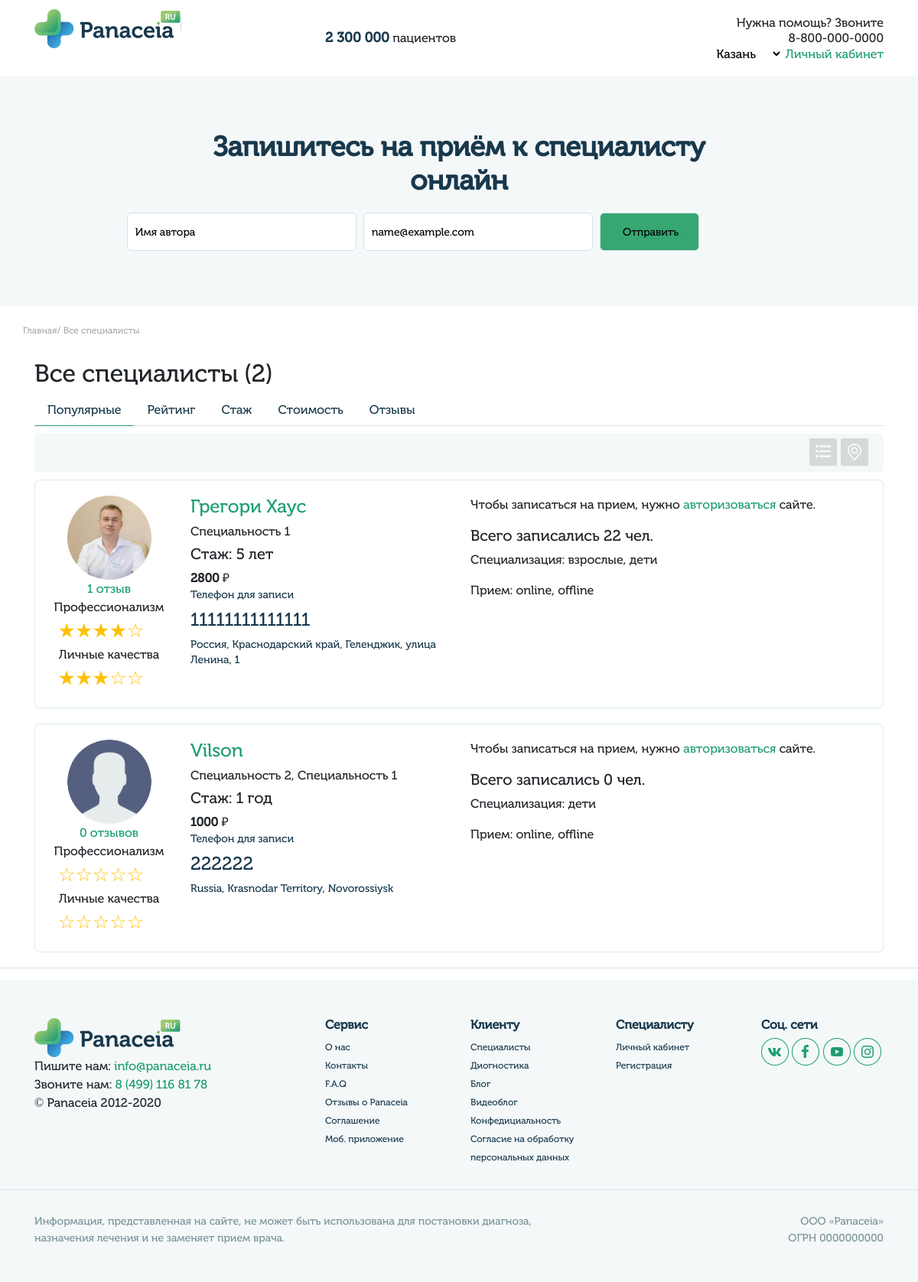
Page /doctors/list/ on the committed database.
### userprofile/models.py (models this page shows, shortened)
class UserMain(models.Model):
    user = models.OneToOneField(User, on_delete=models.CASCADE)
    gender_list = (
        ('male', 'Мужской'),
        ('female', 'Женский')
    )
    queryset = TimeZone.objects.all()
    time_zone_list = []
    for i in queryset:
         time_zone_list.append((i.name, i.title))
    gender = models.CharField(blank=True,  max_length=6, choices=gender_list, verbose_name='Пол')
    avatar = models.ImageField(blank=True, upload_to='images/users', verbose_name='Изображение')
    fio = models.CharField(blank=True, max_length=100, verbose_name='ФИО')
    dob = models.CharField(blank=True, max_length=10, verbose_name='Дата рождения')
    city = models.CharField(blank=True, max_length=200, verbose_name='Город')
    time_zone = models.CharField(blank=True, max_length=200, choices=time_zone_list, verbose_name='Временная зона')
    skype = models.CharField(blank=True, max_length=50, verbose_name='Skype')
    whatsapp = models.CharField(blank=True, max_length=20, verbose_name='WhatsApp')
    phone = models.CharField(blank=True, max_length=20, verbose_name='Номер телефона')
    coords = models.CharField(blank=True, max_length=200, verbose_name='Координаты')
    class Meta:
        verbose_name = 'Профиль'
        verbose_name_plural = 'Профили'

class Specialty(models.Model):
    content = models.ForeignKey(User, on_delete=models.CASCADE)
    title = models.CharField(max_length=100, verbose_name='Название')
    def __str__(self):
        return self.title
    class Meta:
        verbose_name = 'Специальность'
        verbose_name_plural = 'Специальности'

### doctors/views.py (the view)
# urls.py: path('list/', views.doctors_list_all_view, name='doctors_list_all'),
def doctors_list_all_view(request):
    data = get_doctor_list(request, '')
    return render(request, 'doctor/doctors_list.html', data)

### doctors/utility.py (called while the page is built)
def decl_of_num(n, es):
  n = n % 100
  if n >= 11 and n <= 19:
      s = es[2]
  else:
      i = n % 10
      if i == 1:
          s = es[0]
      elif i in [2, 3, 4]:
          s = es[1]
      else:
          s = es[2]
  return s

def get_count_reviews(review, doctor_id):
    reviews = review.objects.filter(doctor_id=doctor_id)
    reviews_dic = ['отзыв', 'отзыва', 'отзывов']
    reviews_count = len(reviews)
    reviews_text = decl_of_num(reviews_count, reviews_dic)
    reviews_result = str(reviews_count) + ' ' + reviews_text
    return reviews_result

def get_star_prof(review, doctor_id):
    prof = 0
    review_object_list = review.objects.filter(doctor_id=doctor_id)
    for review in review_object_list:
        prof = prof + review.star_prof
    if len(review_object_list) > 0:
        star_prof = round(prof / len(review_object_list))
    else:
        star_prof = 0
    return star_prof

def get_star_pers(review, doctor_id):
    pers = 0
    review_object_list = review.objects.filter(doctor_id=doctor_id)
    for review in review_object_list:
        pers = pers + review.star_pers
    if len(review_object_list) > 0:
        star_pers = round(pers / len(review_object_list))
    else:
        star_pers = 0
    return star_pers

### templates/doctor/doctors_list.html (shortened to what this page needs)
{% extends "home.html" %}
{% load static %}
{% block content %}
<div class="top-search">
    <div class="container">
        <div class="row">
            <div class="col-sm">
                <div class="search-title">
                    Запишитесь на приём к специалисту онлайн
                </div>
            </div>
        </div>
        <div class="row popup-login">
            <div class="col-sm">
                <div class="search-form">
                    <div class="form-offer">
                        <form class="mainform">
                            <p class="name">
                                <input type="text" name="name" value="Имя автора" />
                            </p>
                            <p class="email">
                                <input type="text" name="email" value="name@example.com" />
                            </p>
                            <p class="send">
                                <input type="submit" value="Отправить" />
                            </p>
                        </form>
                    </div>
                </div>
            </div>
        </div>
    </div>
</div>
<div class="doctor-search">
    <div class="container">
        <div class="row">
            <div class="col-ms">
                <div class="breadcrumbs">
                    {% if all == 'y' %}
                        <a href="index.html">Главная</a>/ <a href="{% url 'doctors_list_all' %}">Все специалисты</a>
                    {% else %}
                        <a href="index.html">Главная</a>/ <a href="{% url 'doctors_list_all' %}">Все специалисты</a>/ <a href="">{{ title }}</a>
                    {% endif %}
                </div>
            </div>
        </div>
        <div class="row">
            <div class="col-sm">
                <h2>{{ title }} <span>({{count}})</span></h2>
                <ul class="nav nav-tabs doctor-tab" id="myTab" role="tablist">
                    <li class="nav-item">
                        <a class="nav-link active" id="popular-tab" data-toggle="tab" href="#popular" role="tab" aria-controls="popular" aria-selected="true">Популярные</a>
                    </li>
                    <li class="nav-item">
                        <a class="nav-link" id="rating-tab" data-toggle="tab" href="#rating" role="tab" aria-controls="rating" aria-selected="false">Рейтинг</a>
                    </li>
                    <li class="nav-item">
                        <a class="nav-link" id="experience-tab" data-toggle="tab" href="#experience" role="tab" aria-controls="experience" aria-selected="false">Стаж</a>
                    </li>
                    <li class="nav-item">
                        <a class="nav-link" id="price-tab" data-toggle="tab" href="#price" role="tab" aria-controls="price" aria-selected="false">Стоимость</a>
                    </li>
                    <li class="nav-item">
                        <a class="nav-link" id="reviews-tab" data-toggle="tab" href="#reviews" role="tab" aria-controls="reviews" aria-selected="false">Отзывы</a>
                    </li>
                </ul>
                <div>
                     <div class="map-list tabs-nav">
                         <div class="list-icon icon">
                             <a href="{% url 'doctors_list_all' %}{{slug}}"><img src="{% static 'img/list.png' %}" alt=""></a>
                         </div>
                         <div class="map-icon icon">
                            <a href="{% url 'doctors_map_all' %}{{slug}}"> <img src="{% static 'img/place.png' %}" alt=""></a>
                         </div>
                     </div>
                     <div class="tab-maps">
                        <div class="tab-content">
                            <div class="tab-pane fade show active" id="popular" role="tabpanel" aria-labelledby="popular-tab">
                                {% for doctor in doctors %}
                                    <div class="doctor-info">
                                        <div class="row">
                                            <div class="col-2">
                                                {% if doctor.avatar != '' %}
                                                    <div class="avatar-doctor">
                                                        <a href="{% url 'doctor_detail' slug=doctor.id %}"><img src="{{doctor.avatar.url}}" alt=""></a>
                                                    </div>
                                                {% else %}
                                                    <div class="avatar-doctor">
                                                        <a href="{% url 'doctor_detail' slug=doctor.id %}"><img src="{% static 'img/user.png' %}" alt=""></a>
                                                    </div>
                                                {% endif %}
                                                <div class="reviews-coin">
                                                    {{doctor.reviews_count}}
                                                </div>
                                                <div class="rating-profi">
                                                    Профессионализм
                                                    <div class="star-rate star-prof" data-rate-value="{{ doctor.star_prof }}" style="pointer-events: none"></div>
                                                </div>
                                                <div class="rating-qualities">
                                                    Личные качества
                                                    <div class="star-rate star-pers" data-rate-value="{{ doctor.star_pers }}" style="pointer-events: none"></div>
                                                </div>
                                            </div>
                                            <div class="col-4 info-doctor">
                                                {% if doctor.fio != '' %}
                                                    <h4><a href="{% url 'doctor_detail' slug=doctor.id %}">{{ doctor.fio }}</a></h4>
                                                {% endif %}
                                                {% if doctor.specialty != '' %}
                                                    <h6>{{ doctor.specialty }}</h6>
                                                {% endif %}
                                                {% if doctor.experience_years != '' %}
                                                    <h5>{{ doctor.experience_years }}</h5>
                                                {% endif %}
                                                {% if doctor.average_price != 0 %}
                                                    <div class="price">
                                                        <b>{{ doctor.average_price }} </b> ₽
                                                    </div>
                                                {% endif %}
                                                <div class="phone-record">
                                                    <h5>Телефон для записи</h5>
                                                    <h4>{{ doctor.phone }} </h4>
                                                    <h5>{{ doctor.city }}</h5>
                                                </div>
                                            </div>
                                            <div class="col-6 recording">
                                                {% if request.user.is_authenticated %}
                                                    {% if user.groups.all.0.name == "users" %}
                                                        {% if doctor.services != '' %}
                                                            <div class="appointment appointment-btn set-doctor-id show-modal" doctor-id="{{doctor.id}}">Записаться на прием</div>
                                                        {% endif %}
                                                    {% endif %}
                                                {% else %}
                                                    <p>Чтобы записаться на прием, нужно <a href="{% url 'login' %}">авторизоваться</a> сайте.</p>
                                                {% endif %}
                                                <h5>Всего записались {{ doctor.count_meeting }} чел.</h5>
                                                {% if doctor.patients != '' %}
                                                    <p>Специализация: {{ doctor.patients }}</p>
                                                {% endif %}
                                                {% if doctor.meet != '' %}
                                                    <p>Прием: {{ doctor.meet }}</p>
                                                {% endif %}
                                            </div>
                                        </div>
                                    </div>
                                {% endfor %}
                            </div>
                        </div>
                     </div>
                </div>
            </div>
        </div>
    </div>
</div>
{% endblock %}

### static/css/style.css (style rules this page uses)
a, abbr, acronym, address, applet, article, aside, audio, b, big, blockquote, body, canvas, caption, center, cite, code, dd, del, details, dfn, div, dl, dt, em, embed, fieldset, figcaption, figure, footer, form, h1, h2, h3, h4, h5, h6, header, hgroup, html, i, iframe, img, ins, kbd, label, legend, li, mark, menu, nav, object, ol, output, p, pre, q, ruby, s, samp, section, small, span, strike, strong, sub, summary, sup, table, tbody, td, tfoot, th, thead, time, tr, tt, u, ul, var, video { font-family: 'Museo Cyrl'; }
a { color: #1D9D73!important; text-decoration: none; background-color: transparent; -webkit-text-decoration-skip: objects; }
.mainform { display: flex; width: 886px; margin: auto; margin-top: 20px; }
.email, .name, .send { margin-left: 1%; font-style: normal; font-weight: 300; font-size: 14px; line-height: 17px; }
.mainform input { width: 300px; height: 50px; padding-left: 10px; background: #FFFFFF; border: 1px solid #D0E3E8; box-sizing: border-box; border-radius: 6px; }
.mainform .send input { width: 130px; height: 50px; background: #36A672; border-radius: 6px; }
.top-search { text-align: center; height: 300px; background: #F4F8F9; }
.search-title { margin: auto; margin-top: 70px; font-weight: 600; font-size: 36px; line-height: 44px; color: #18384C; width: 694px; }
.breadcrumbs { margin-top: 25px; margin-bottom: 30px; font-size: 12px; line-height: 14px; color: #ababab; }
.breadcrumbs a { color: #ababab!important; }
.map-list { height: 50px; background: #F4F8F9; border-radius: 6px; display: flex; justify-content: flex-end; padding-right: 20px; margin: 10px 0px; }
.icon { width: 36px; height: 36px; background: #D4D9DA; border-radius: 2px; text-align: center; display: inline-block; margin-top: 6px; margin-left: 5px; }
.icon img { margin-top:7px; }
.doctor-info { border: 1px solid #DDEBEE; box-sizing: border-box; border-radius: 6px; }
.avatar-doctor { text-align: center; }
.avatar-doctor img { border-radius: 100px; }
.reviews-coin { color: #1D9D73; text-align: center; }
.rating-profi { text-align: center; }
.rating-qualities { text-align: center; }
.phone-record { font-size: 20px; line-height: 20px; color: #18384C; }
.phone-record h5 { font-weight: 300; font-size: 14px; line-height: 20px; color: #18384C; }
.nav-tabs .nav-item.show .nav-link, .nav-tabs .nav-link.active { color: #495057; border-color: #ffffff00 #ffffff00 #1e9d73!important; }
.doctor-tab a { color: #18394b!important; }
.popup-login { display: none; }

### static/css/sp-style.css (style rules this page uses)
.doctor-info { margin-bottom: 20px; padding: 20px; }
.avatar-doctor { width: 110px; height: 110px; overflow: hidden; }
.avatar-doctor img { width: 100%; object-fit: cover; }
.tab-content .avatar-doctor { width:100%; }
.tab-content .avatar-doctor img { width: 110px; }
.star-rate { font-size: 25px; color: #ffc107; padding-left: 10px; }

### rows in the picture
UserMain: fio "Грегори Хаус", phone "11111111111111", city "Россия, Краснодарский край, Геленджик, улица Ленина, 1"
Specialty: specialty "Специальность 1"
UserMain: fio "Vilson", phone "222222", city "Russia, Krasnodar Territory, Novorossiysk"

### other values in the picture
{{ title }} "Все специалисты"
{{ count }} "2"
{{ doctor.reviews_count }} "1 отзыв" "0 отзывов"
{{ doctor.experience_years }} "Стаж: 5 лет" "Стаж: 1 год"
{{ doctor.average_price }} "2800" "1000"
{{ doctor.count_meeting }} "22" "0"
{{ doctor.patients }} "взрослые, дети" "дети"
{{ doctor.meet }} "online, offline" "online, offline"
{{ doctor.specialty }} "Специальность 2, Специальность 1"
